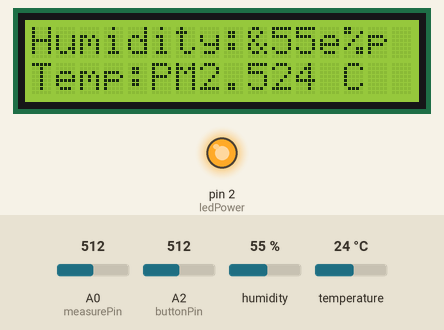
A sketch run on a simulated Arduino Uno, built with avr-gcc and run on an emulated ATmega328P. Parts: 16×2 character LCD, output pins drawn as LEDs (lit = HIGH). The inputs (shaded band) are chosen by the test bench; at power-on: humidity 55 %, temperature 24 °C, A0 (measurePin) = 512, A2 (buttonPin) = 512. What the sketch prints to the serial monitor is not drawn.

Above: at 14.4 s.
14.5 s: humidity set to 22 %
At 22.1 s:
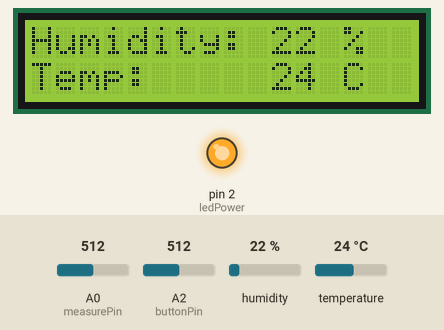
22.4 s: temperature set to 12 °C
At 29.2 s:
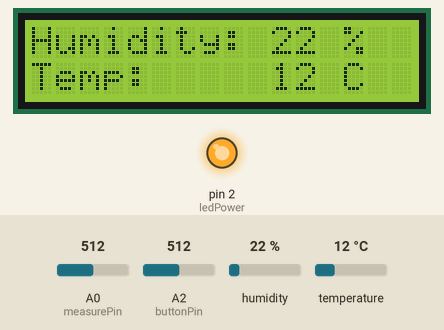
29.7 s: humidity set to 40 %
At 36.2 s:
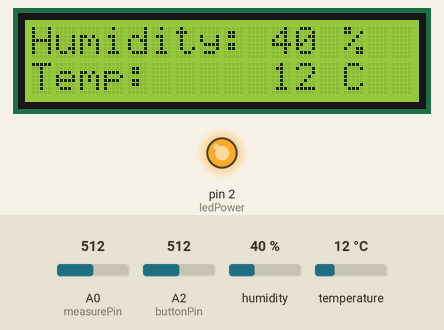
37.1 s: temperature set to 19 °C
At 44.3 s:
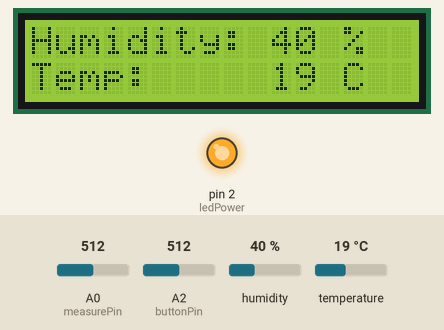
Timing chart, 0 to 45.4 s (numbered marks = the images above; inputs shaded):
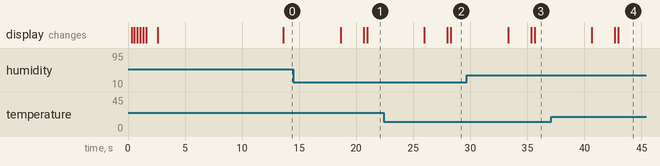

The sketch:

GP2Y1010AU0F_DHT11.ino
```cpp
#include <Wire.h>
//DHT11
//Library: http://github.com/adafruit/DHT-sensor-library
#include "DHT.h"
#define DHTPIN 7     // what digital pin we're connected to
#define DHTTYPE DHT11   // DHT 11
DHT dht(DHTPIN, DHTTYPE);

// LCD I2C Library
// https://bitbucket.org/fmalpartida/new-liquidcrystal/downloads
#include <LiquidCrystal_I2C.h>
const int buttonPin = 2;
const int lcdtimer = 10;
int buttonState = 0;  //button pin for LCD screen open
int buttonAlive = 10;  //contdown for screen show cycle

// Sharp GP2Y1010AU
int measurePin = 0; //Connect dust sensor to Arduino A0 pin
int ledPower = 2;   //Connect Digital 2 led driver pins of dust sensor to Arduino D2
int samplingTime = 280;
int deltaTime = 40;
int sleepTime = 9680;
float voMeasured = 0;
float calcVoltage = 0;
float dustDensity = 0;

// built quene to average the value for sharp GP2Y1010AU0F
const int MAX_QUEUE = 4;
float Queue[5]={0.0} ;
int Quene_position = -1;
float Avg = 0.0;

int Index_add() {
  Quene_position++;
  if (Quene_position > MAX_QUEUE){
    Quene_position = 0;
    return 1;
  }
  return 0;
}

void Add(float data){
  float total = 0;
  Quene_position++;
  if (Quene_position > MAX_QUEUE) Quene_position = 0;
  Serial.print("Quene_position:");
  Serial.println(Quene_position);
  Queue[Quene_position] = data;
  for (int i=0;i<=MAX_QUEUE;i++){
    Serial.print(Queue[i]);
    Serial.print("/");
    total += Queue[i];
  }
  Serial.println("-------Queue raw data");
  Avg = total / (MAX_QUEUE + 1);
}
// eof quene

// Set the pins on the I2C chip used for LCD connections:
//                    addr, en,rw,rs,d4,d5,d6,d7,bl,blpol
LiquidCrystal_I2C lcd(0x27, 2, 1, 0, 4, 5, 6, 7, 3, POSITIVE);  // LCD I2C address

void setup(){
  pinMode(ledPower,OUTPUT);
  Serial.begin(9600);

  dht.begin();

  lcd.begin(16, 2);
    // turn on&off 3 times
  for(int i=0; i<3; i++) {
    lcd.backlight(); // open back light
    delay(250);
    lcd.noBacklight(); // close back light
    delay(250);
  }
  lcd.backlight();
  // LCD screen initial
  lcd.setCursor(0, 0);
  lcd.print("Humidity & Temp");
  delay(1000);
  lcd.setCursor(0, 1);
  lcd.print("Dust PM2.5");
  delay(500);

  //run 10 times to catch stabilize value
  Serial.println("Run 10 times");
  for (int i=1;i<=10;i++) {
    digitalWrite(ledPower,LOW);
    delayMicroseconds(samplingTime);
    voMeasured = analogRead(measurePin);
    delayMicroseconds(deltaTime);
    digitalWrite(ledPower,HIGH);
    delayMicroseconds(sleepTime);
    calcVoltage = voMeasured * (5.0 / 1024.0);
    dustDensity = (0.17 * calcVoltage - 0.1) * 1000;
    Add(dustDensity);
    delay(1000);
  }
  Serial.print("Average = ");
  Serial.println(Avg);
  Serial.println("----------------");
  Serial.println(" ");
}

void loop(){
  // Reading temperature or humidity takes about 250 milliseconds!
  // Sensor readings may also be up to 2 seconds 'old' (its a very slow sensor)
  int h = dht.readHumidity();
  // Read temperature as Celsius (the default)
  int t = dht.readTemperature();
  // Read temperature as Fahrenheit (isFahrenheit = true)
  int f = dht.readTemperature(true);
  if (isnan(h) || isnan(t) || isnan(f)) {
    Serial.println("Failed to read from DHT sensor!");
    lcd.setCursor(0, 0);
    lcd.print("!! DHT Fail !!");
    delay(1000);
    //return;
    }
    // Compute heat index in Fahrenheit (the default)
  //float hif = dht.computeHeatIndex(f, h); // don't show hif in screen
  // Compute heat index in Celsius (isFahreheit = false)
    float hic = dht.computeHeatIndex(t, h, false);

  Serial.print("Humidity: ");
  Serial.print(h);
  Serial.print("%\t");
  Serial.print("Temperature: ");
  Serial.print(t);
  Serial.println("*C\t");
  Serial.print("Heat index: ");
  Serial.print(hic);
  Serial.println("*C\t");
  Serial.println("------------");

  // ledPower is any digital pin on the arduino connected to Pin 3 on the sensor
  digitalWrite(ledPower,LOW); // power on the LED
  delayMicroseconds(samplingTime);
  voMeasured = analogRead(measurePin); // read the dust value via pin 0 on the sensor
  delayMicroseconds(deltaTime);
  digitalWrite(ledPower,HIGH); // turn the LED off
  delayMicroseconds(sleepTime);

  // 0 - 5V mapped to 0 - 1023 integer values
  // recover voltage
  calcVoltage = voMeasured * (5.0 / 1024.0);

  // linear eqaution taken from http://www.howmuchsnow.com/arduino/airquality/
  // Chris Nafis (c) 2012
  dustDensity = (0.17 * calcVoltage - 0.1) * 1000;

  Add(dustDensity);
  Serial.print("Raw Signal Value (0-1023): ");
  Serial.print(voMeasured);
  Serial.print(" - Voltage: ");
  Serial.print(calcVoltage);
  Serial.print(" - Dust Density: ");
  Serial.print(dustDensity); // unit is ( ug/m3 )
  Serial.println(" ug/m3 ");
  Serial.print("Average = ");
  Serial.println(Avg);

  buttonState = analogRead(buttonPin);
  Serial.println("------------");
  Serial.print("Button state = ");
  Serial.print(buttonState);
  Serial.print(" / buttonAlive = ");
  Serial.println(buttonAlive);
  Serial.println("------------");
  if (buttonAlive < 0) buttonAlive = 99; // if countdown 10 times, will close LCD back light
  if (buttonState > 800) buttonAlive = 9;
  if (buttonState < 800 && buttonAlive > lcdtimer) {
    lcd.noBacklight();
    delay(2000);
    return;
  }
  if (buttonAlive <= lcdtimer){
    buttonAlive--;
    lcd.backlight();
    lcd.setCursor(0, 0);
    lcd.print("Humidity:");
    lcd.setCursor(10, 0);
    lcd.print(h);
    lcd.setCursor(13, 0);
    lcd.print("%");
    lcd.setCursor(0, 1);
    lcd.print("Temp:");
    lcd.setCursor(10, 1);
    lcd.print(t);
    lcd.setCursor(13, 1);
    lcd.print("C");
    delay(5000);
    lcd.clear();
    lcd.setCursor(0,0);
    lcd.print("  Dust Density: ");
    lcd.setCursor(5,1);
    lcd.print(Avg);
    lcd.setCursor(11,1);
    lcd.print("ug/m3");
  }
  delay(2000);
  lcd.clear();
}
```
